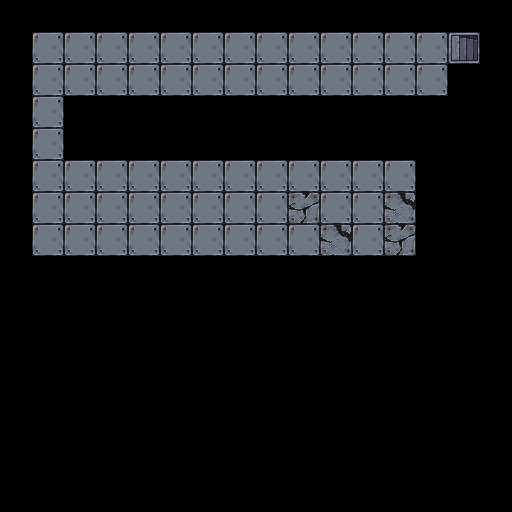

A level layout from a 2D game, rendered from its tile map. Below: a short description, then the map file with its tile-grid data intact:
An orthogonal 16x16 tile map with 32x32 px tiles, 1 tile layer (background) and 38 objects (28x tile, 3x triggerable, scene_switching_tile, pressure_plate, moveable_tile, ...).

<map version="1.4" tiledversion="1.4.3" orientation="orthogonal" renderorder="right-down" width="16" height="16" tilewidth="32" tileheight="32" infinite="0" nextlayerid="3" nextobjectid="52">
 <properties>
  <property name="player_bomb_count" type="int" value="100" />
 </properties>
 <tileset firstgid="1" source="mr-figs.tsx" />
 <layer id="1" name="background" width="16" height="16">
  <data encoding="csv">
0,0,0,0,0,0,0,0,0,0,0,0,0,0,0,0,
0,229,229,229,229,229,229,229,229,229,229,229,229,229,269,0,
0,229,229,229,229,229,229,229,229,229,229,229,229,229,0,0,
0,229,0,0,0,0,0,0,0,0,0,0,0,0,0,0,
0,229,0,0,0,0,0,0,0,0,0,0,0,0,0,0,
0,229,229,229,229,229,229,229,229,229,229,229,229,0,0,0,
0,229,229,229,229,229,229,229,229,268,229,229,306,0,0,0,
0,229,229,229,229,229,229,229,229,229,306,229,268,0,0,0,
0,0,0,0,0,0,0,0,0,0,0,0,0,0,0,0,
0,0,0,0,0,0,0,0,0,0,0,0,0,0,0,0,
0,0,0,0,0,0,0,0,0,0,0,0,0,0,0,0,
0,0,0,0,0,0,0,0,0,0,0,0,0,0,0,0,
0,0,0,0,0,0,0,0,0,0,0,0,0,0,0,0,
0,0,0,0,0,0,0,0,0,0,0,0,0,0,0,0,
0,0,0,0,0,0,0,0,0,0,0,0,0,0,0,0,
0,0,0,0,0,0,0,0,0,0,0,0,0,0,0,0
</data>
 </layer>
 <objectgroup id="2" name="objects">
  <object id="1" type="scene_switching_tile" gid="269" x="448" y="64" width="32" height="32">
   <properties>
    <property name="scene" value="./data/levels/tmx/level-2.tmx" />
   </properties>
  </object>
  <object id="3" type="tile" gid="244" x="160" y="32" width="32" height="32" />
  <object id="4" type="tile" gid="244" x="192" y="32" width="32" height="32" />
  <object id="5" type="tile" gid="244" x="224" y="32" width="32" height="32" />
  <object id="6" type="tile" gid="244" x="256" y="32" width="32" height="32" />
  <object id="7" type="tile" gid="244" x="288" y="32" width="32" height="32" />
  <object id="8" type="tile" gid="244" x="352" y="32" width="32" height="32" />
  <object id="9" type="tile" gid="244" x="384" y="32" width="32" height="32" />
  <object id="10" type="tile" gid="244" x="416" y="32" width="32" height="32" />
  <object id="11" type="tile" gid="244" x="320" y="32" width="32" height="32" />
  <object id="12" type="tile" gid="244" x="448" y="32" width="32" height="32" />
  <object id="13" type="tile" gid="244" x="320" y="128" width="32" height="32" />
  <object id="14" type="tile" gid="244" x="288" y="128" width="32" height="32" />
  <object id="15" type="tile" gid="244" x="256" y="128" width="32" height="32" />
  <object id="16" type="tile" gid="244" x="256" y="128" width="32" height="32" />
  <object id="17" type="tile" gid="244" x="224" y="128" width="32" height="32" />
  <object id="18" type="tile" gid="244" x="192" y="128" width="32" height="32" />
  <object id="19" type="tile" gid="244" x="160" y="128" width="32" height="32" />
  <object id="20" type="tile" gid="244" x="160" y="128" width="32" height="32" />
  <object id="23" type="tile" gid="244" x="128" y="128" width="32" height="32" />
  <object id="24" type="tile" gid="244" x="128" y="128" width="32" height="32" />
  <object id="27" type="tile" gid="244" x="352" y="128" width="32" height="32" />
  <object id="28" type="tile" gid="244" x="384" y="128" width="32" height="32" />
  <object id="29" type="tile" gid="244" x="416" y="128" width="32" height="32" />
  <object id="31" type="tile" gid="318" x="448" y="128" width="32" height="32" />
  <object id="32" type="tile" gid="318" x="480" y="96" width="32" height="32" />
  <object id="33" type="tile" gid="88" x="448" y="96" width="32" height="32" />
  <object id="47" type="pressure_plate" gid="120" x="192" y="256" width="32" height="32" />
  <object id="34" type="tile" gid="129" x="480" y="64" width="32" height="32" />
  <object id="35" type="tile" gid="17" x="480" y="32" width="32" height="32" />
  <object id="43" type="moveable_tile" gid="116" x="256" y="96" width="32" height="32" />
  <object id="44" type="destructible" gid="117" x="384" y="64" width="32" height="32" />
  <object id="46" type="switch" gid="119" x="384" y="192" width="32" height="32">
   <properties>
    <property name="triggers" type="int" value="1" />
   </properties>
  </object>
  <object id="48" type="triggerable" gid="197" x="320" y="32" width="32" height="32">
   <properties>
    <property name="triggered_id" type="int" value="1" />
   </properties>
  </object>
  <object id="49" type="triggerable" gid="273" x="320" y="64" width="32" height="32">
   <properties>
    <property name="triggered_id" type="int" value="1" />
   </properties>
  </object>
  <object id="50" type="triggerable" gid="273" x="320" y="96" width="32" height="32">
   <properties>
    <property name="triggered_id" type="int" value="1" />
   </properties>
  </object>
  <object id="42" type="actor" gid="495" x="32" y="64" width="32" height="32" />
  <object id="51" type="video_tape" gid="544" x="352" y="256" width="32" height="32" />
 </objectgroup>
</map>
